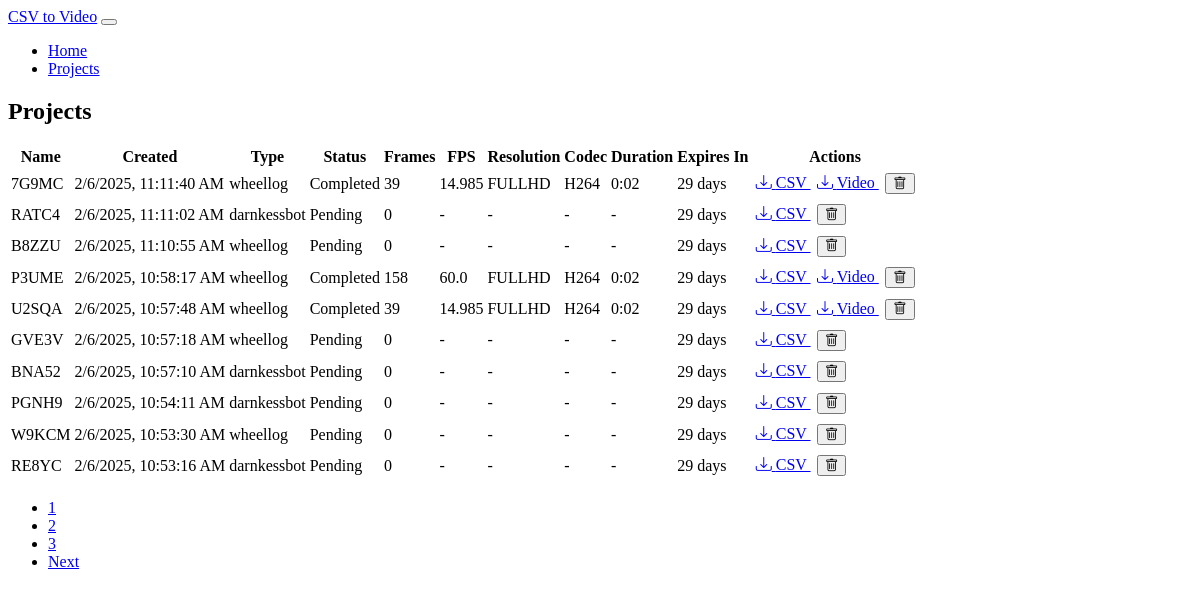
The app's page /projects with its own data.
### models.py (models this page shows, shortened)
class Project(db.Model):
    id = db.Column(db.Integer, primary_key=True)
    name = db.Column(db.String(100), nullable=False)
    csv_file = db.Column(db.String(255), nullable=False)
    csv_type = db.Column(db.String(20), nullable=False)  # 'darnkessbot' or 'wheellog'
    created_at = db.Column(db.DateTime, nullable=False, default=datetime.utcnow)
    expiry_date = db.Column(db.DateTime, nullable=False)
    frame_count = db.Column(db.Integer, default=0)
    fps = db.Column(db.Float, default=29.97)
    video_file = db.Column(db.String(255))
    codec = db.Column(db.String(10))
    resolution = db.Column(db.String(10))  # 'fullhd' or '4k'
    video_duration = db.Column(db.Float)  # Duration in seconds
    status = db.Column(db.String(20), default='pending')  # pending, processing, completed, error
    error_message = db.Column(db.Text)
    folder_number = db.Column(db.Integer)  # New field for storing unique folder number
    def days_until_expiry(self):
        if self.expiry_date:
            delta = self.expiry_date - datetime.utcnow()
            return max(0, delta.days)
        return 0
    def get_duration_str(self):
        if self.video_duration is None:
            return '-'
        minutes = int(self.video_duration // 60)
        seconds = int(self.video_duration % 60)
        return f"{minutes}:{seconds:02d}"

### app.py (the view)
@app.route('/projects')
def list_projects():
    page = request.args.get('page', 1, type=int)
    projects = Project.query.order_by(Project.created_at.desc())\
        .paginate(page=page, per_page=10, error_out=False)
    return render_template('projects.html', projects=projects)

### templates/projects.html (shortened to what this page needs)
{% extends "base.html" %}
{% block content %}
<div class="card">
    <div class="card-header">
        <h2 class="card-title">Projects</h2>
    </div>
    <div class="card-body">
        <div class="table-responsive">
            <table class="table">
                <thead>
                    <tr>
                        <th>Name</th>
                        <th>Created</th>
                        <th>Type</th>
                        <th>Status</th>
                        <th>Frames</th>
                        <th>FPS</th>
                        <th>Resolution</th>
                        <th>Codec</th>
                        <th>Duration</th>
                        <th>Expires In</th>
                        <th>Actions</th>
                    </tr>
                </thead>
                <tbody>
                    {% for project in projects.items %}
                    <tr>
                        <td>{{ project.name }}</td>
                        <td data-timestamp="{{ project.created_at.timestamp() }}">
                        </td>
                        <td>{{ project.csv_type }}</td>
                        <td>
                            <span class="badge text-bg-{{
                                'warning' if project.status == 'processing' else
                                'success' if project.status == 'completed' else
                                'danger' if project.status == 'error' else
                                'secondary'
                            }}"
                            data-project-id="{{ project.id }}"
                            data-project-status="{{ project.status }}"
                            >{{ project.status.capitalize() }}</span>
                        </td>
                        <td>{{ project.frame_count }}</td>
                        <td>{{ project.fps if project.video_file else '-' }}</td>
                        <td>{{ project.resolution|upper if project.resolution else '-' }}</td>
                        <td>{{ project.codec|upper if project.codec else '-' }}</td>
                        <td>{{ project.get_duration_str() }}</td>
                        <td>{{ project.days_until_expiry() }} days</td>
                        <td>
                            <a href="{{ url_for('download_file', project_id=project.id, type='processed_csv') }}"
                               class="btn btn-sm btn-info">
                                <i class="bi bi-download"></i> CSV
                            </a>
                            {% if project.video_file %}
                            <a href="{{ url_for('download_file', project_id=project.id, type='video') }}"
                               class="btn btn-sm btn-success">
                                <i class="bi bi-download"></i> Video
                            </a>
                            {% endif %}
                            <button onclick="deleteProject({{ project.id }})"
                                    class="btn btn-sm btn-danger">
                                <i class="bi bi-trash"></i>
                            </button>
                        </td>
                    </tr>
                    {% endfor %}
                </tbody>
            </table>
        </div>
        {% if projects.pages > 1 %}
        <nav aria-label="Project navigation" class="mt-4">
            <ul class="pagination justify-content-center">
                {% for page_num in range(projects.page - 1, projects.page + 2) %}
                    {% if page_num > 0 and page_num <= projects.pages %}
                    <li class="page-item {% if page_num == projects.page %}active{% endif %}">
                        <a class="page-link" href="{{ url_for('list_projects', page=page_num) }}">{{ page_num }}</a>
                    </li>
                    {% endif %}
                {% endfor %}
                {% if projects.page < projects.pages - 1 %}
                <li class="page-item">
                    <a class="page-link" href="{{ url_for('list_projects', page=projects.pages) }}">{{ projects.pages }}</a>
                </li>
                {% endif %}
                {% if projects.has_next %}
                <li class="page-item">
                    <a class="page-link" href="{{ url_for('list_projects', page=projects.next_num) }}">Next</a>
                </li>
                {% endif %}
            </ul>
        </nav>
        {% endif %}
    </div>
</div>
{% endblock %}

### templates/base.html (shortened to what this page needs)
<!DOCTYPE html>
<html lang="en" data-bs-theme="dark">
<head>
    <link href="https://cdn.replit.com/agent/bootstrap-agent-dark-theme.min.css" rel="stylesheet">
    <link href="https://cdn.jsdelivr.net/npm/bootstrap-icons@1.7.2/font/bootstrap-icons.css" rel="stylesheet">
    <link href="{{ url_for('static', filename='css/custom.css') }}" rel="stylesheet">
</head>
<body>
    <nav class="navbar navbar-expand-lg navbar-dark bg-dark mb-4">
        <div class="container">
            <a class="navbar-brand" href="{{ url_for('index') }}">CSV to Video</a>
            <button class="navbar-toggler" type="button" data-bs-toggle="collapse" data-bs-target="#navbarNav">
            </button>
            <div class="collapse navbar-collapse" id="navbarNav">
                <ul class="navbar-nav">
                    <li class="nav-item">
                        <a class="nav-link" href="{{ url_for('index') }}">Home</a>
                    </li>
                    <li class="nav-item">
                        <a class="nav-link" href="{{ url_for('list_projects') }}">Projects</a>
                    </li>
                </ul>
            </div>
        </div>
    </nav>
    <div class="container">
        {% block content %}{% endblock %}
    </div>
</body>
</html>

### static/css/custom.css (style rules this page uses)
.card { margin-bottom: 2rem; }
.table td, .table th { vertical-align: middle; white-space: nowrap; }
.table td:last-child { min-width: 150px; }
.table-responsive { overflow-x: auto; }
.btn-sm { margin: 0.2rem; }

### records on screen
Project: name "7G9MC", csv_type "wheellog", status "Completed", frame_count "39", video_file+fps "14.985", resolution "FULLHD", codec "H264", get_duration_str "0:02", days_until_expiry "29"
Project: name "RATC4", csv_type "darnkessbot", status "Pending", frame_count "0", video_file "-", resolution "-", codec "-", get_duration_str "-", days_until_expiry "29"
Project: name "B8ZZU", csv_type "wheellog", status "Pending", frame_count "0", video_file "-", resolution "-", codec "-", get_duration_str "-", days_until_expiry "29"
Project: name "P3UME", csv_type "wheellog", status "Completed", frame_count "158", video_file+fps "60.0", resolution "FULLHD", codec "H264", get_duration_str "0:02", days_until_expiry "29"
Project: name "U2SQA", csv_type "wheellog", status "Completed", frame_count "39", video_file+fps "14.985", resolution "FULLHD", codec "H264", get_duration_str "0:02", days_until_expiry "29"
Project: name "GVE3V", csv_type "wheellog", status "Pending", frame_count "0", video_file "-", resolution "-", codec "-", get_duration_str "-", days_until_expiry "29"
Project: name "BNA52", csv_type "darnkessbot", status "Pending", frame_count "0", video_file "-", resolution "-", codec "-", get_duration_str "-", days_until_expiry "29"
Project: name "PGNH9", csv_type "darnkessbot", status "Pending", frame_count "0", video_file "-", resolution "-", codec "-", get_duration_str "-", days_until_expiry "29"
Project: name "W9KCM", csv_type "wheellog", status "Pending", frame_count "0", video_file "-", resolution "-", codec "-", get_duration_str "-", days_until_expiry "29"
Project: name "RE8YC", csv_type "darnkessbot", status "Pending", frame_count "0", video_file "-", resolution "-", codec "-", get_duration_str "-", days_until_expiry "29"

### other values on screen
{{ page_num }} "1" "2"
{{ projects.pages }} "3"
